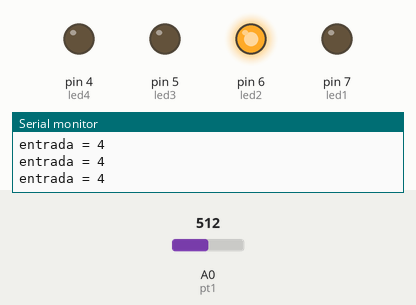
A sketch run on a simulated Arduino Uno, built with avr-gcc and run on an emulated ATmega328P. On the bench: output pins drawn as LEDs (lit = HIGH), the last lines printed to the serial monitor. The inputs (shaded band) are chosen by the test bench; at power-on: A0 (pt1) = 512.

Above: at 1.2 s.
1.3 s: A0 (pt1) set to 559
2.8 s: A0 (pt1) set to 583
At 3.1 s:
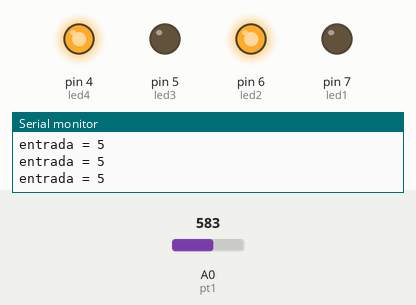
4.3 s: A0 (pt1) set to 716
At 5.5 s:
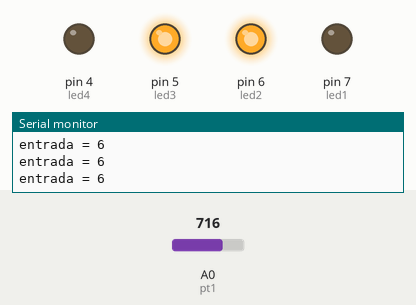
5.8 s: A0 (pt1) set to 788
7.3 s: A0 (pt1) set to 806
At 8.4 s:
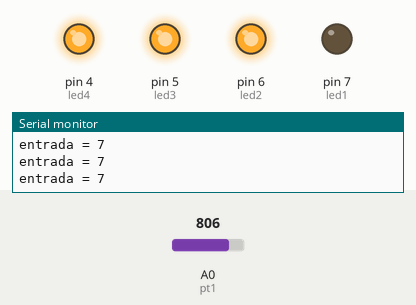
8.8 s: A0 (pt1) set to 511
At 9.7 s:
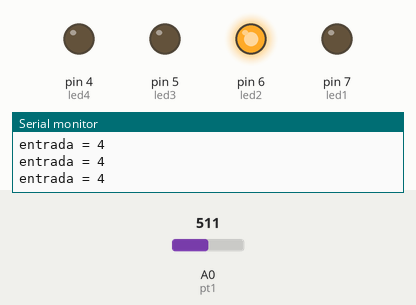
Timing chart, 0 to 11.3 s (numbered marks = the images above; inputs shaded):
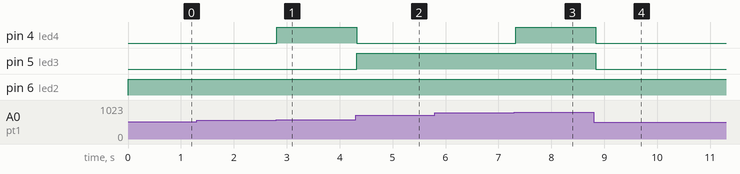

The sketch:

Practica_Codificador.ino
```cpp
int led1 = 7, led2 = 6, led3 = 5, led4 = 4;
int pt1 = A0;

void setup() {
  pinMode(led1, OUTPUT);
  pinMode(led2, OUTPUT);
  pinMode(led3, OUTPUT);
  pinMode(led4, OUTPUT);
  Serial.begin(9600);
}


int val1;
void loop() {

  val1 = analogRead(pt1);
  val1 = map(val1, 0, 1023, 0, 9);

  Serial.println("entrada = " + String(val1));
  int leds[] = { 0, 0, 0, 0 };
  int x = 3;

  for (int i = 0; i < 4; i++) {
    if (val1 > 0) {
      int aux = val1 / 2;
      int res = val1 % 2;
      leds[x] = res;
      val1 = val1 - (res + aux);
      x--;
    } else {
      i = 8;
    }
  }
    digitalWrite(led1, leds[0]);
    digitalWrite(led2, leds[1]);
    digitalWrite(led3, leds[2]);
    digitalWrite(led4, leds[3]);
    delay(100);
  }
```

Measured:
- the behaviour switches between 568 and 569 on A0 (pt1) (found by bisection; images 0 and 1)
- the behaviour switches between 795 and 796 on A0 (pt1) (found by bisection; images 2 and 3)
- after the input at 2.8 s, pin 4 (led4): LOW → HIGH at once
- after the input at 4.3 s, pin 4 (led4): HIGH → LOW at once; pin 5 (led3): LOW → HIGH at once
- after the input at 7.3 s, pin 4 (led4): LOW → HIGH at once
- after the input at 8.8 s, pin 4 (led4), pin 5 (led3): HIGH → LOW at once
